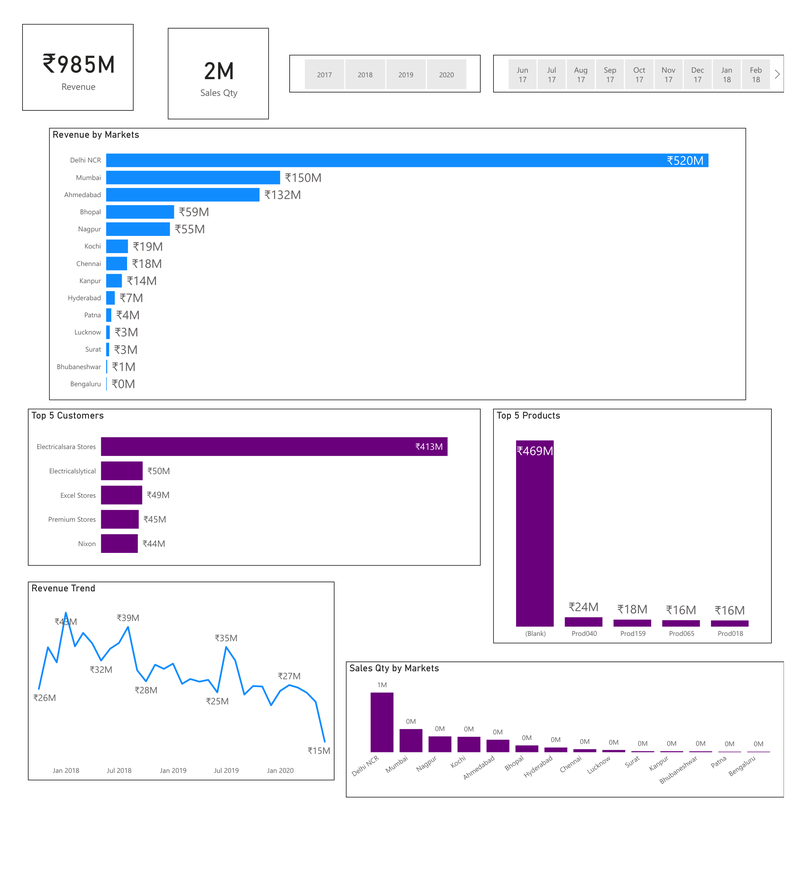
#> input picture Notebooks/pdf_pages2/captured_page_1.png, 798 x 884 px, shrunk from 2097 x 2323 before the run, found by its file name; its folder holds only this picture in this run
$ jupyter execute graph_image_extraction.ipynb
#> lines starting #> are read from the running program, lines starting #| are printed output that depends on the picture; after the words box and inside, x2 and y2 are one past the last pixel; in counts of white or black regions, pixels touching at a corner belong together
[cell 1]
import fitz

[cell 2]
import os


def capture_page_images(pdf_path, output_folder, zoom_factor=2):
    os.makedirs(output_folder, exist_ok=True)

    doc = fitz.open(pdf_path)

    for page_num in range(len(doc)):
        page = doc.load_page(page_num)
        mat = fitz.Matrix(zoom_factor, zoom_factor)
        pix = page.get_pixmap(matrix=mat)

        image_save_path = os.path.join(output_folder, f"captured_page_{page_num+1}.png")
        pix.save(image_save_path)

        print(f"Captured and saved page image to: {image_save_path}")

if __name__ == "__main__":
    # Modify as needed
    pdf_path = "D:/Desktop/PROJECT/AI-Powered Visual Report Generator/AI-Powered-Visual-Report-Generator/DASHBOARD.pdf"
    output_folder = "pdf_pages2"
    capture_page_images(pdf_path, output_folder)
#> (the call stopped at in capture_page_images, `doc = fitz.open(pdf_path)`: fitz is not available in this run)

[cell 3]
import cv2
import numpy as np
import os

def extract_graphs(image_folder):
    graphs = {}
    # Iterate over each file in the folder
    for filename in os.listdir(image_folder):
        # Construct the full path to the image file
        image_path = os.path.join(image_folder, filename)
        # Load the image
        image = cv2.imread(image_path)
#> image is the input picture: shape (884, 798, 3); mean B, G, R 247.3, 241, 241.2

        # Convert to grayscale
        gray = cv2.cvtColor(image, cv2.COLOR_BGR2GRAY)
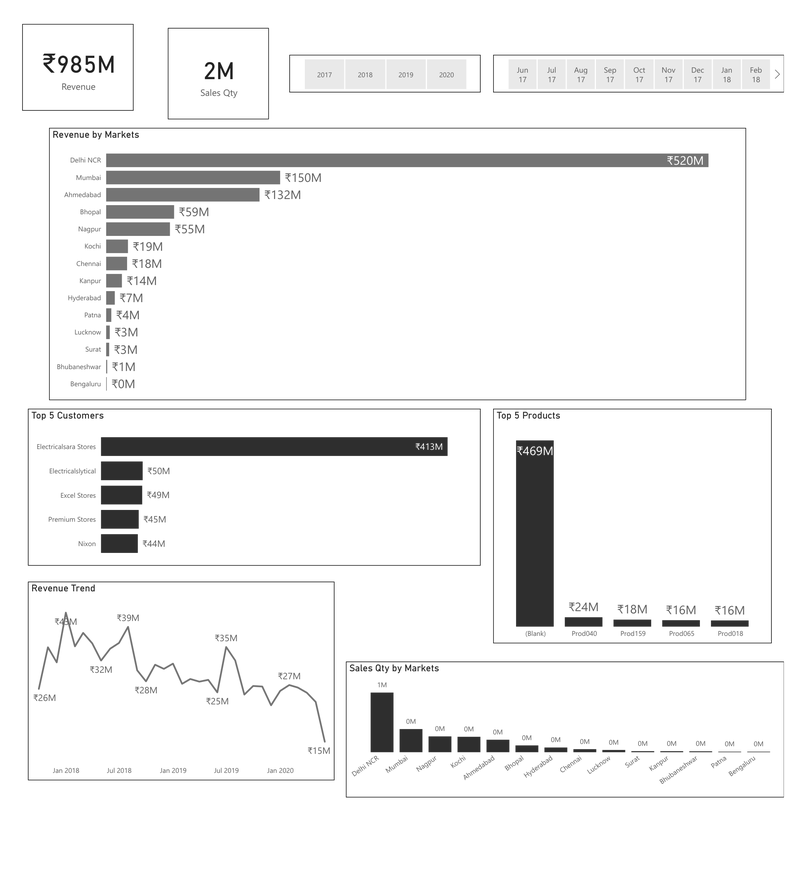
#> gray: shape (884, 798); min 0, max 255, mean 241.7

        # Apply Gaussian blur to smoothen the image
        blurred = cv2.GaussianBlur(gray, (5, 5), 0)

        # Edge detection
        edged = cv2.Canny(blurred, 10, 100)
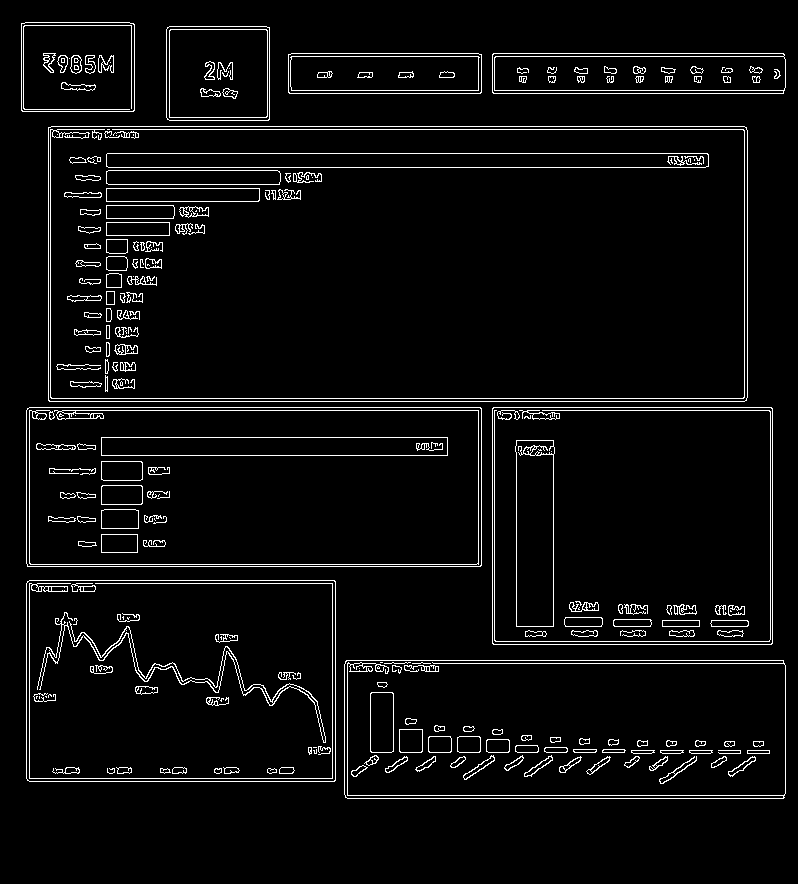
#> edged: shape (884, 798); 4.7% white in thin lines or dots, all inside (x1, y1, x2, y2) = (21, 22, 786, 799)

        # Find contours in the edged image
        contours, _ = cv2.findContours(edged.copy(), cv2.RETR_EXTERNAL, cv2.CHAIN_APPROX_SIMPLE)
#> contours = 9 contours; largest, box (x1, y1, x2, y2) and area: (48, 126, 748, 402) 192212, (26, 407, 482, 567) 72338, (492, 407, 773, 645) 66358, (26, 580, 336, 782) 62100, (344, 660, 786, 799) 60836

        # Filter contours based on area or other criteria
        for contour in contours:
            # Approximate the contour
            peri = cv2.arcLength(contour, True)
            approx = cv2.approxPolyDP(contour, 0.02 * peri, True)

            # The bounding rect of the contour
            x, y, w, h = cv2.boundingRect(approx)

            # Consider a minimum area to filter out noise
            if w * h > 10000: # You might need to adjust this value based on your specific images
                # Get the page number from the filename
                page_number = filename.split('_')[-1].split('.')[0]
                if page_number not in graphs:
                    graphs[page_number] = []
                graph = image[y:y+h, x:x+w]
                graphs[page_number].append(graph)
#> this loop made 9 passes
#> (peri, approx, x, y, w, h) on passes 1 to 8: (1154.1, [[344, 664], [347, 798], [784, 797], [783, 660]], 344, 660, 441, 139), (1016.5, [[27, 581], [27, 780], [335, 780], [334, 580]], 27, 580, 309, 201), (1031.7, [[492, 408], [493, 644], [772, 643], [771, 407]], 492, 407, 281, 238), (1225.1, [[26, 410], [27, 566], [481, 565], [480, 407]], 26, 407, 456, 160), (1944.5, [[48, 127], [49, 401], [746, 400], [744, 126]], 48, 126, 699, 276), (663.3, [[492, 54], [493, 93], [785, 87], [783, 53]], 492, 53, 294, 41), (463.7, [[288, 54], [289, 93], [481, 92], [478, 53]], 288, 53, 194, 41), (390.5, [[167, 27], [167, 119], [269, 119], [269, 27]], 167, 27, 103, 93)
#> pass 1, in extract_graphs, `graph = image[y:y+h, x:x+w]`:
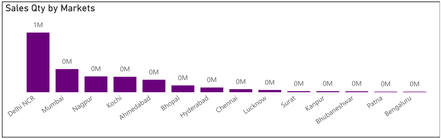
#> graph: shape (139, 441, 3); mean B, G, R 241.8, 235.1, 241
#> pass 2, in extract_graphs, `graph = image[y:y+h, x:x+w]`:
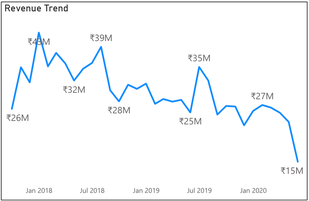
#> graph: shape (201, 309, 3); mean B, G, R 250, 247.9, 245.8
#> pass 3, in extract_graphs, `graph = image[y:y+h, x:x+w]`:
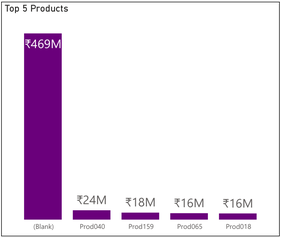
#> graph: shape (238, 281, 3); mean B, G, R 234.9, 220.3, 232.9
#> after the loop, graphs = 1 item

    return graphs

# Path to the folder containing the images
image_folder = 'D:/Desktop/PROJECT/AI-Powered Visual Report Generator/AI-Powered-Visual-Report-Generator/Notebooks/pdf_pages2'

# Extract graphs
graphs = extract_graphs(image_folder)
#> graphs = 1 item

# Ensure the existence of the "All_Graphs" directory
output_folder = "All_Graphs"
if not os.path.exists(output_folder):
    os.makedirs(output_folder)

# Save the extracted graphs
for page_number, page_graphs in graphs.items():
    page_folder = os.path.join(output_folder, f'Page_{page_number}')
    if not os.path.exists(page_folder):
        os.makedirs(page_folder)
    for i, graph in enumerate(page_graphs):
        output_path = os.path.join(page_folder, f'graph_{i}.png')
        cv2.imwrite(output_path, graph)
#> this loop made 1 pass
#> page_number on pass 1: '1'
#> pass 1, `cv2.imwrite(output_path, graph)`:
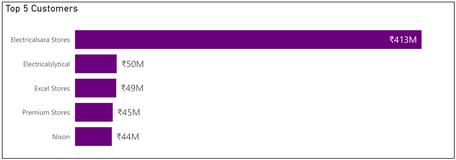
#> saved as graph_3.png: shape (160, 456, 3); mean B, G, R 233.7, 218, 231.5
#> pass 1, `cv2.imwrite(output_path, graph)`:
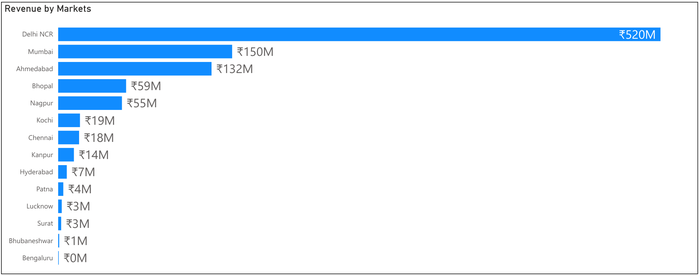
#> saved as graph_4.png: shape (276, 699, 3); mean B, G, R 251.8, 242.5, 232.7
#> pass 1, `cv2.imwrite(output_path, graph)`:
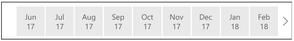
#> saved as graph_5.png: shape (41, 294, 3); mean B, G, R 229.2, 229.2, 229.3
#> pass 1, `cv2.imwrite(output_path, graph)`:
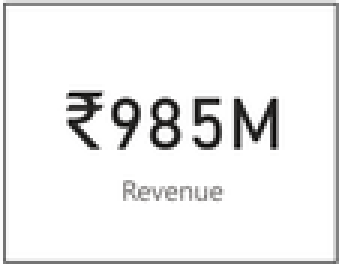
#> saved as graph_6.png: shape (89, 114, 3) (shown 3 times larger); mean B, G, R 237, 237.1, 237.1

$ run again, on Notebooks/pdf_pages2/captured_page_2.png
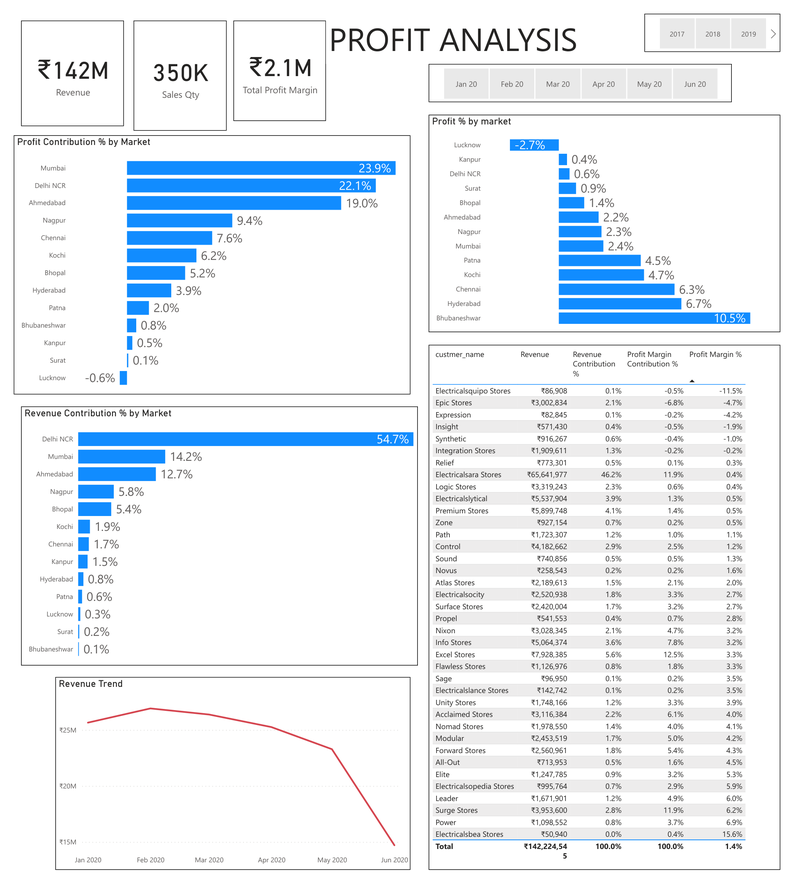
#> input picture Notebooks/pdf_pages2/captured_page_2.png, 798 x 884 px, shrunk from 2097 x 2323 before the run, found by its file name
#> in extract_graphs, image is the input picture: shape (884, 798, 3); mean B, G, R 245.7, 240.2, 234.5
#> in extract_graphs, `edged = cv2.Canny(blurred, 10, 100)`:
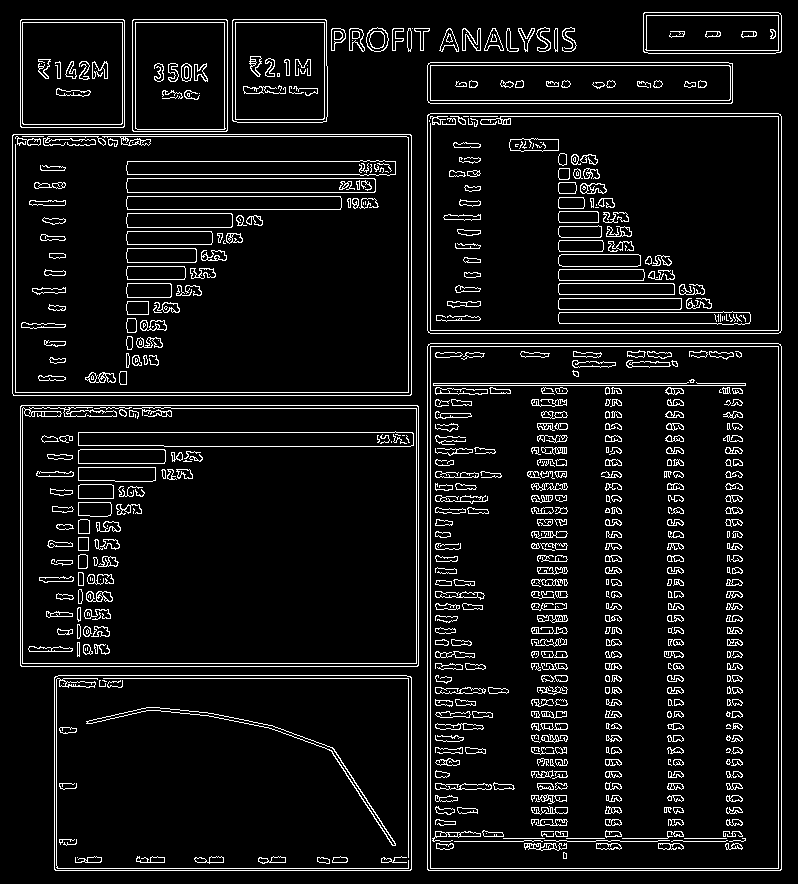
#> edged: shape (884, 798); 7.4% white in thin lines or dots
#> contours = 25 contours, 1 with area under 20; largest, box (x1, y1, x2, y2) and area: (427, 343, 782, 871) 186549, (12, 134, 412, 396) 104136, (20, 405, 419, 667) 103876, (427, 113, 782, 334) 77865, (54, 675, 412, 871) 69605
#> the loop in extract_graphs, `for contour in contours:` made 25 passes
#> (peri, approx, x, y, w, h) on passes 1 to 5: (1100.5, [[54, 677], [55, 870], [411, 869], [410, 676]], 54, 676, 358, 195), (1315.7, [[20, 406], [21, 666], [418, 665], [417, 405]], 20, 405, 399, 262), (1758.5, [[428, 344], [427, 869], [780, 870], [780, 344]], 427, 344, 354, 527), (1317.7, [[12, 135], [13, 395], [411, 394], [410, 134]], 12, 134, 400, 262), (1143.3, [[427, 115], [428, 332], [780, 332], [780, 114]], 427, 114, 354, 219)
#> after the loop in extract_graphs, `for contour in contours:`: graphs = 1 item
#> the loop `for page_number, page_graphs in graphs.items():` made 1 pass
#> page_number on pass 1: '2'
#> pass 1, `cv2.imwrite(output_path, graph)`:
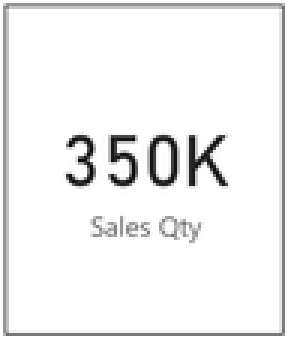
#> saved as graph_6.png: shape (113, 96, 3) (shown 3 times larger); mean B, G, R 241, 241, 241.1

$ run again, on Notebooks/pdf_pages2/captured_page_3.png
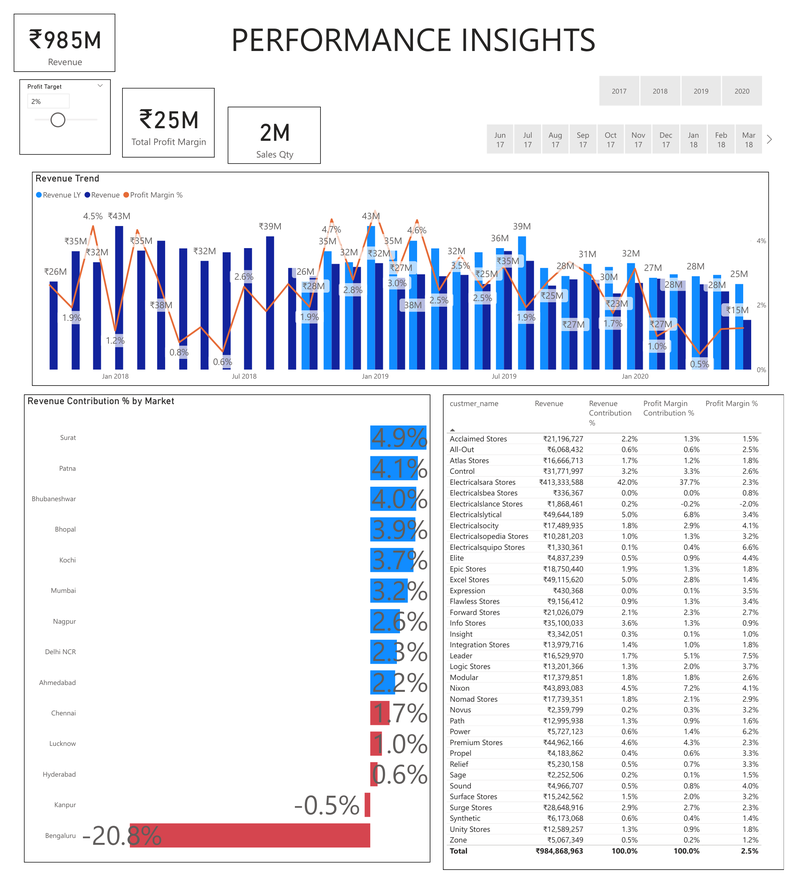
#> input picture Notebooks/pdf_pages2/captured_page_3.png, 798 x 884 px, shrunk from 2097 x 2323 before the run, found by its file name
#> in extract_graphs, image is the input picture: shape (884, 798, 3); mean B, G, R 241.6, 233.9, 231.2
#> in extract_graphs, `edged = cv2.Canny(blurred, 10, 100)`:
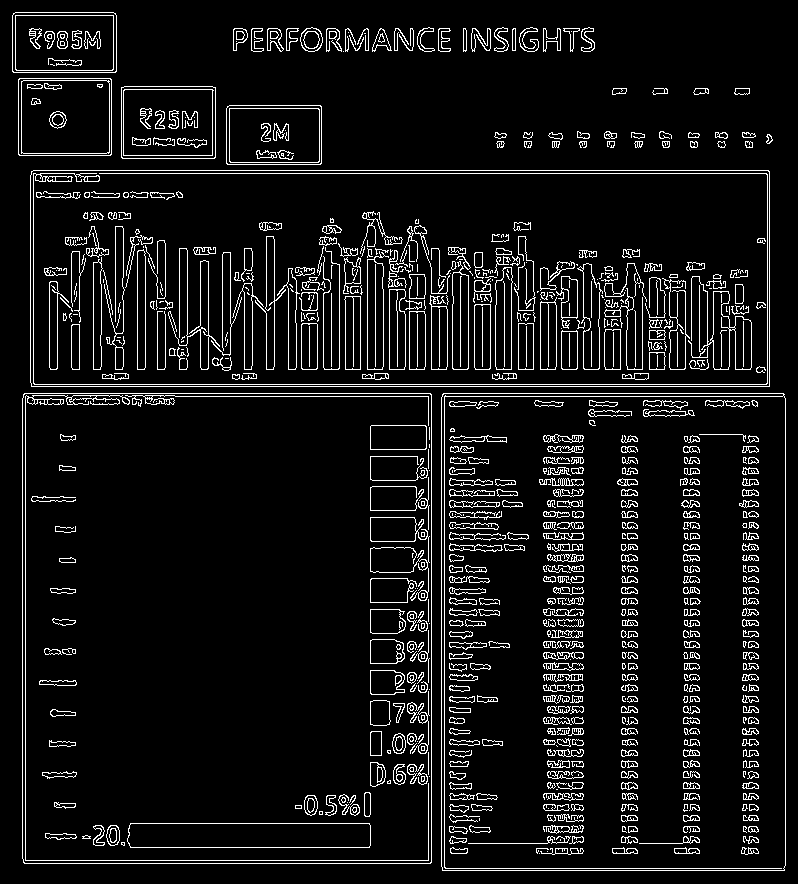
#> edged: shape (884, 798); 7.7% white in thin lines or dots
#> contours = 59 contours, 16 with area under 20; largest, box (x1, y1, x2, y2) and area: (22, 393, 432, 864) 192219, (441, 393, 786, 871) 164069, (30, 170, 770, 387) 159614, (18, 78, 112, 156) 7159, (121, 86, 216, 159) 6762
#> the loop in extract_graphs, `for contour in contours:` made 59 passes
#> (peri, approx, x, y, w, h) on passes 1, 2, 3, 26, 30: (1640.1, [[443, 393], [442, 870], [784, 870], [784, 394]], 442, 393, 343, 478), (1754.5, [[24, 393], [23, 862], [430, 863], [431, 394]], 23, 393, 409, 471), (1907.7, [[31, 171], [31, 386], [769, 386], [768, 170]], 31, 170, 739, 217), (305.1, [[227, 106], [227, 164], [321, 163], [320, 105]], 227, 105, 95, 60), (38.24, [[612, 94], [625, 93], [626, 88], [613, 88]], 612, 88, 15, 7)
#> pass 3, in extract_graphs, `graph = image[y:y+h, x:x+w]`:
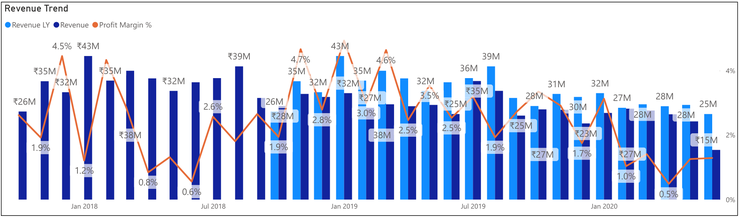
#> graph: shape (217, 739, 3); mean B, G, R 232.6, 204, 191.5
#> after the loop in extract_graphs, `for contour in contours:`: graphs = 1 item
#> the loop `for page_number, page_graphs in graphs.items():` made 1 pass
#> page_number on pass 1: '3'
